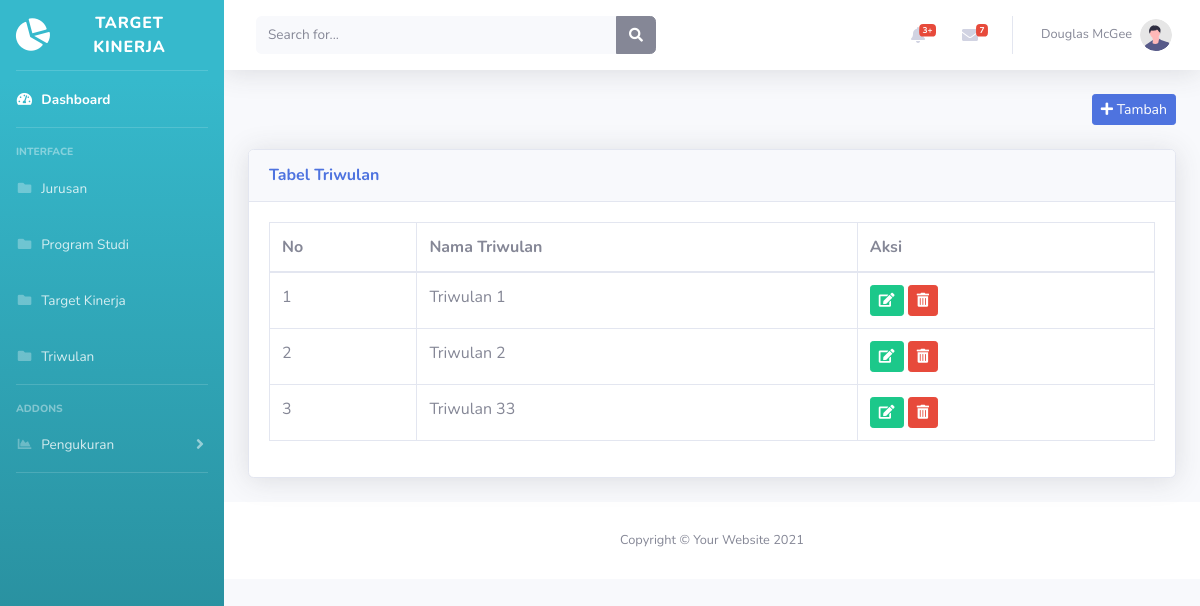
Screenshot of /triwulan/triwulan.php with the database file from the repository.
### tables this page shows
CREATE TABLE `triwulan` (
  `id_triwulan` int(10) NOT NULL,
  `nama_triwulan` varchar(255) NOT NULL
);

### triwulan/triwulan.php (the view, shortened to what this page needs)
<!DOCTYPE html>
<html lang="en">
  <head>
    <link
      href="../vendor/fontawesome-free/css/all.min.css"
      rel="stylesheet"
      type="text/css"
    />
    <link href="../css/sb-admin-2.min.css" rel="stylesheet" />
  </head>
  <body id="page-top">
    <div id="wrapper">
      <ul
        class="navbar-nav bg-gradient-info sidebar sidebar-dark accordion"
        id="accordionSidebar"
      >
        <a
          class="sidebar-brand d-flex align-items-center justify-content-center"
          href="index.php"
        >
          <div class="sidebar-brand-icon rotate-n-15">
            <i class="fas fa-chart-pie"></i>
          </div>
          <div class="sidebar-brand-text mx-3">Target Kinerja</div>
        </a>
        <hr class="sidebar-divider my-0" />
        <li class="nav-item active">
          <a class="nav-link" href="../index.php">
            <i class="fas fa-fw fa-tachometer-alt"></i>
            <span>Dashboard</span></a
          >
        </li>
        <hr class="sidebar-divider" />
        <div class="sidebar-heading">Interface</div>
        <li class="nav-item">
          <a class="nav-link" href="../jurusan/jurusan.php">
            <i class="fas fa-fw fa-folder"></i>
            <span>Jurusan</span></a
          >
        </li>
        <li class="nav-item">
          <a class="nav-link" href="../prodi/prodi.php">
            <i class="fas fa-fw fa-folder"></i>
            <span>Program Studi</span></a
          >
        </li>
        <li class="nav-item">
          <a class="nav-link" href="../iku/iku.php">
            <i class="fas fa-fw fa-folder"></i>
            <span>Target Kinerja</span></a
          >
        </li>
        <li class="nav-item">
          <a class="nav-link" href="triwulan.php">
            <i class="fas fa-fw fa-folder"></i>
            <span>Triwulan</span></a
          >
        </li>
        <hr class="sidebar-divider" />
        <div class="sidebar-heading">Addons</div>
        <li class="nav-item">
          <a
            class="nav-link collapsed"
            href="#"
            data-toggle="collapse"
            data-target="#collapsePages"
            aria-expanded="true"
            aria-controls="collapsePages"
          >
            <i class="fas fa-fw fa-chart-area"></i>
            <span>Pengukuran</span>
          </a>
        </li>
        <hr class="sidebar-divider d-none d-md-block" />
      </ul>
      <div id="content-wrapper" class="d-flex flex-column">
        <div id="content">
          <nav
            class="navbar navbar-expand navbar-light bg-white topbar mb-4 static-top shadow"
          >
            <form
              class="d-none d-sm-inline-block form-inline mr-auto ml-md-3 my-2 my-md-0 mw-100 navbar-search"
            >
              <div class="input-group">
                <input
                  type="text"
                  class="form-control bg-light border-0 small"
                  placeholder="Search for..."
                  aria-label="Search"
                  aria-describedby="basic-addon2"
                />
                <div class="input-group-append">
                  <button class="btn btn-secondary" type="button">
                    <i class="fas fa-search fa-sm"></i>
                  </button>
                </div>
              </div>
            </form>
            <ul class="navbar-nav ml-auto">
              <li class="nav-item dropdown no-arrow mx-1">
                <a
                  class="nav-link dropdown-toggle"
                  href="#"
                  id="alertsDropdown"
                  role="button"
                  data-toggle="dropdown"
                  aria-haspopup="true"
                  aria-expanded="false"
                >
                  <i class="fas fa-bell fa-fw"></i>
                  <span class="badge badge-danger badge-counter">3+</span>
                </a>
              </li>
              <li class="nav-item dropdown no-arrow mx-1">
                <a
                  class="nav-link dropdown-toggle"
                  href="#"
                  id="messagesDropdown"
                  role="button"
                  data-toggle="dropdown"
                  aria-haspopup="true"
                  aria-expanded="false"
                >
                  <i class="fas fa-envelope fa-fw"></i>
                  <span class="badge badge-danger badge-counter">7</span>
                </a>
              </li>
              <li class="nav-item dropdown no-arrow">
                <a
                  class="nav-link dropdown-toggle"
                  href="#"
                  id="userDropdown"
                  role="button"
                  data-toggle="dropdown"
                  aria-haspopup="true"
                  aria-expanded="false"
                >
                  <span class="mr-2 d-none d-lg-inline text-gray-600 small"
                    >Douglas McGee</span
                  >
                  <img
                    class="img-profile rounded-circle"
                    src="img/undraw_profile.svg"
                  />
                </a>
              </li>
            </ul>
          </nav>
            <div class="container-fluid">
        <div class="form-group; text-right">
            <a href="tambah_triwulan.php" class="btn btn-sm btn-primary" name="tambah" type="submit"><i class="fa fa-plus"></i> Tambah</a>
        </div>
        <br/>
        <div class="card shadow mb-4">
            <div class="card-header py-3">
                <h6 class="m-0 font-weight-bold text-primary">Tabel Triwulan</h6>
            </div>
            <div class="card-body">
                <div class="table-responsive">
                <form>
                    <table class="table table-bordered" id="dataTable" width="100%" cellspacing="0">
                        <thead>
                            <tr>
                                <th>No</th>
                                <th>Nama Triwulan</th>
                                <th>Aksi</th>
                            </tr>
                        </thead>
                        <?php
                            include '../koneksi.php';
                            $no = 1;
                            $data = mysqli_query($koneksi,"select * from triwulan");
                            while($d = mysqli_fetch_array($data)){
                                ?>
                                <tr>
                                    <td><?php echo $no++; ?></td>
                                    <td><?php echo $d['nama_triwulan']; ?></td>
                                    <td>
                                    <a href="edit_triwulan.php?id_triwulan=<?php echo $d['id_triwulan'];?>" class="btn btn-success btn-sm"><i class="fa fa-edit"></i></a>
                                        <a href="hapus_triwulan.php?id_triwulan=<?php echo $d['id_triwulan'];?>" class="btn btn-danger btn-sm" onClick="hapus"><i class="fas fa-trash-alt"></i></a>
                                    </td>
                                </tr>
                                <?php
                            }
                        ?>
                    </table>
                </form>
                </div>
            </div>
        </div>
        </div>
        <footer class="sticky-footer bg-white">
          <div class="container my-auto">
            <div class="copyright text-center my-auto">
              <span>Copyright &copy; Your Website 2021</span>
            </div>
          </div>
        </footer>
      </div>
    </div>
  </body>
</html>

### rows the page displays
triwulan: nama_triwulan "Triwulan 1"
triwulan: nama_triwulan "Triwulan 2"
triwulan: nama_triwulan "Triwulan 33"
